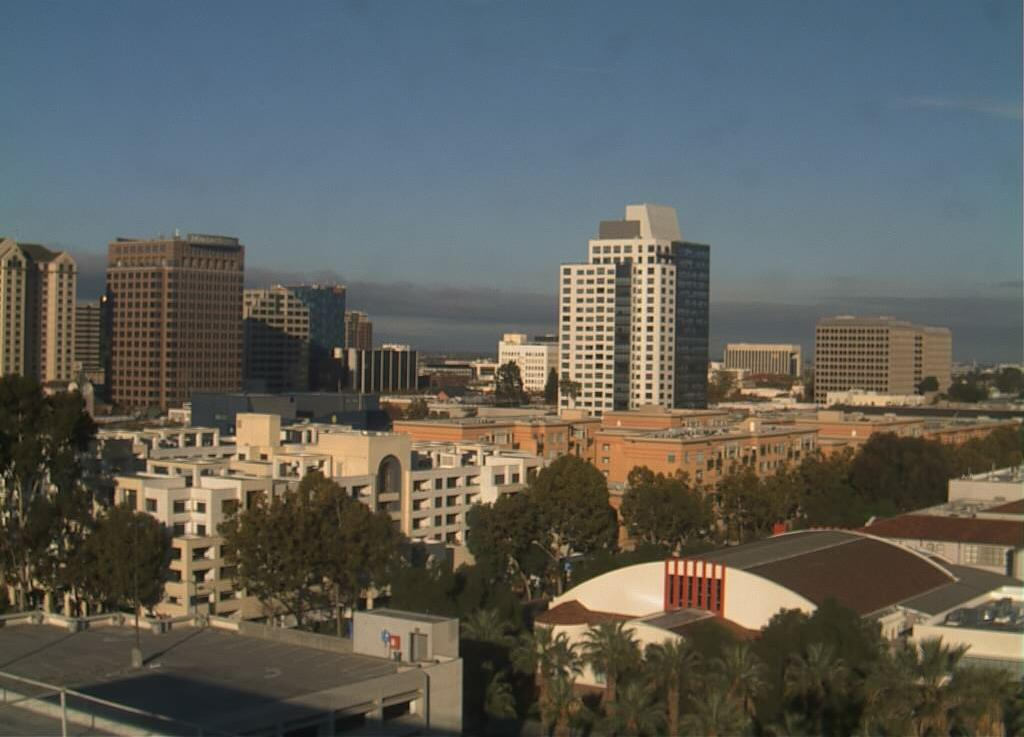
#> input picture JS13/images/training/day/20151101_155521.jpg, 1024 x 737 px; its folder holds only this picture in this run
$ jupyter execute --allow-errors Lab5.ipynb
#> lines starting #> are read from the running program, lines starting #| are printed output that depends on the picture
## Lab 5

Step 0 - Import Libraries

[cell 1]
# Import Required Libraries
from pathlib import Path
import matplotlib.image as mpimg
import matplotlib.pyplot as plt
import cv2
import random
import numpy as np
import pandas as pd

[cell 2]
from google.colab import drive
drive.mount('/content/drive')

Perform image data extraction, then define the image locations. In this example, the image folder is located in the same directory as the Python file.

[cell 3]
# Image directories
train_dir = "/content/drive/MyDrive/Machine Learning 2025/images/training"
test_dir = "/content/drive/MyDrive/Machine Learning 2025/images/test"

Step 1 - Load Data and Visualize

Create a function to compile a list of all image paths.

[cell 4]
def load_dataset(img_dir):
    p = Path(img_dir)
    dirs = p.glob('*')

    img_list = []

    for dir in dirs:
        label = str(dir).split('/')[-1]
        for file in dir.glob('*.jpg'):
            img = mpimg.imread(file)
#> img is the input picture: shape (737, 1024, 3); mean R, G, B 94.5, 95.4, 90.1

            if not img is None:
                img_list.append((img, label))

    return img_list

Load training images

[cell 5]
# Load training data
train_img = load_dataset(train_dir)
#> train_img = 2 items

Check one of the entries in the list. The list should contain tuples with two elements, namely the image data and the image label.

[cell 6]
# Check the first data
# It should be a tuple consist of arrays of image and image labels
train_img[0]

Check image size at random

[cell 7]
# Random size checking
pick_random = np.random.randint(0, len(train_img))
#> pick_random = 0

# Check img size
print(f'Image {pick_random}')
#| Image 0
print(train_img[pick_random][0].shape)
#| (737, 1024, 3)

Display images for visual inspection. Create a function to assist in visualizing images

[cell 8]
# Function to Visualize
def random_img_viz(img_list):
    rand_num = np.random.randint(0, len(img_list))

    img = img_list[rand_num][0]
    label = img_list[rand_num][1]
    label_str = 'day' if label == 1 else 'night'

    plt.imshow(img)
    print(f'Shape\t: {img.shape}')
    print(f'Label\t: {label}')

Visualize an image at random

[cell 9]
random_img_viz(train_img)
#> in random_img_viz, `rand_num = np.random.randint(0, len(img_list))`: rand_num = 1
#> in random_img_viz, `label = img_list[rand_num][1]`: label = 'night'
#| Shape	: (737, 1024, 3)
#| Label	: night

Step 3 - Data Preprocessing

At this stage, we will perform two primary processes, namely standardization of image size, and encoding of image labels.

Create the following function to standardize image size.

[cell 10]
def standarized_input(image):
    # resize to w: 1100, h:600
    std_img = cv2.resize(image, (1100,600))

    return std_img

Next, create a function for label encoding requirements.

[cell 11]
def label_encoder(label):
    # Encode the label
    # day as 1; night as 0
    num_val = 0

    if(label == 'day'):
        num_val = 1

    return num_val

Finally, create a function to perform both operations concurrently for all images in the list.

[cell 12]
def preprocess(img_list):
    std_img_list = []

    for item in img_list:
        image = item[0]
        label = item[1]

        # Standarized the image
        std_img = standarized_input(image)

        # Create the label
        img_label = label_encoder(label)

        std_img_list.append((std_img, img_label))

    return std_img_list

Perform data preprocessing on the training data.

[cell 13]
train_std_img_list = preprocess(train_img)
#> the loop in preprocess, `for item in img_list:` made 2 passes
#> (label, num_val in label_encoder, img_label) on passes 1 to 2: ('day', 1, 1), ('night', 0, 0)
#> pass 1, in standarized_input, `std_img = cv2.resize(image, (1100,600))`:
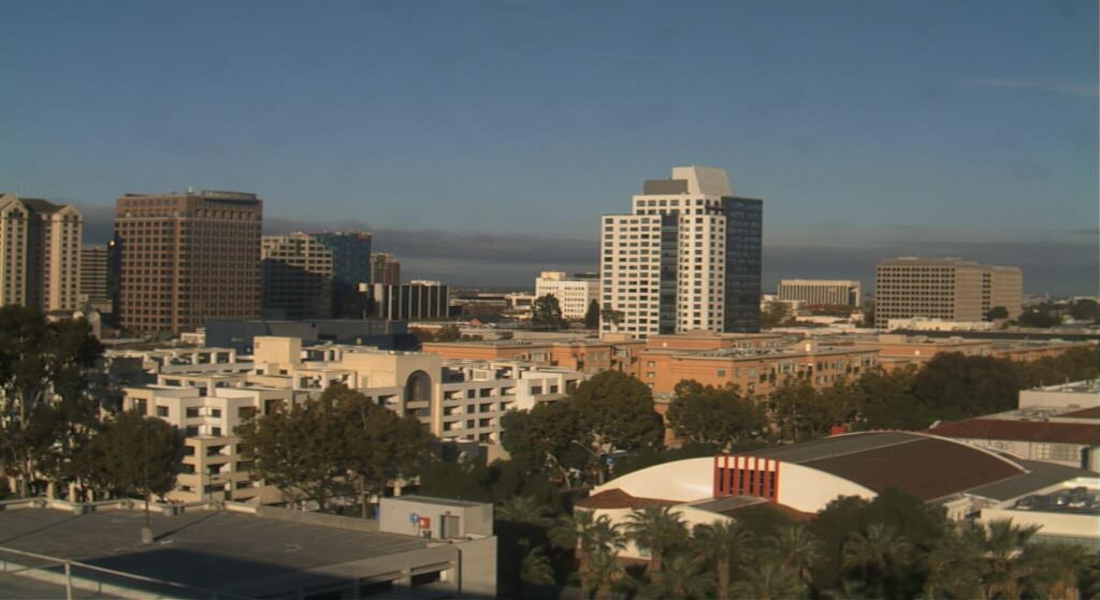
#> std_img: shape (600, 1100, 3); mean R, G, B 94.4, 95.3, 90
#> pass 2, in standarized_input (call 2), `std_img = cv2.resize(image, (1100,600))`:
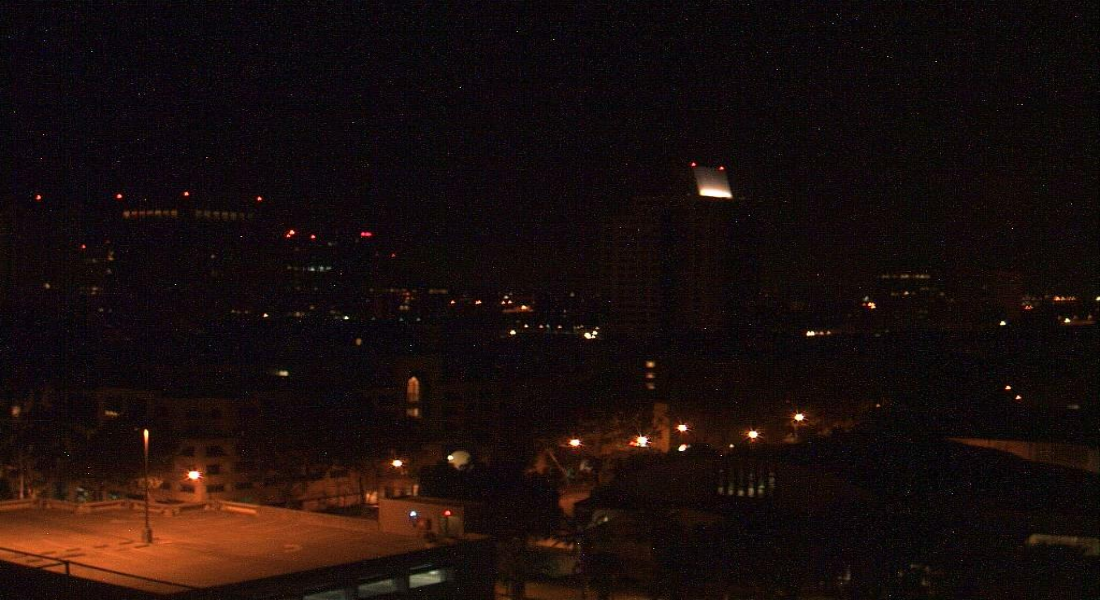
#> std_img: shape (600, 1100, 3); mean R, G, B 25.4, 13.5, 11.8
#> after the loop in preprocess, `for item in img_list:`: std_img_list = 2 items
#> train_std_img_list = 2 items

Perform random checks on image sizes.

[cell 14]
# Random size checking
pick_random = np.random.randint(0, len(train_std_img_list))
#> pick_random = 1

# Check img size
print(f'Image {pick_random}')
#| Image 1
print(train_std_img_list[pick_random][0].shape)
#| (600, 1100, 3)

WARNING! Note the dimensions (shape) of the image data. The shape attribute will display in the context of rows (height) x columns (width)

Perform visual inspection with the previously defined random_img_viz function on the preprocessed images.

The result will appear as the following image,

[cell 15]
random_img_viz(train_std_img_list)
#| Shape	: (600, 1100, 3)
#| Label	: 1

Step 4 - Feature Extraction

Create the following function to obtain the mean brightness value.

[cell 16]
# Get feature based on average brightness using HSV colorspace
def avg_brightness(image):
    # Convert image to HSV
    img_hsv = cv2.cvtColor(image, cv2.COLOR_RGB2HSV)

    # Calculate the avg of brightness
    sum_brightness = np.sum(img_hsv[:,:,2]) # take the 3rb value which is the V channel
    area = image.shape[0] * image.shape[1]
    avg = sum_brightness / area

    return avg

Perform a check on a random image. REMEMBER! Use an image that has undergone preprocessing!

[cell 17]
# Check on random image
rand_img = np.random.randint(0, len(train_std_img_list))
#> rand_img = 1

feature_img = train_std_img_list[rand_img][0]

avg_img = avg_brightness(feature_img)
#> in avg_brightness, `img_hsv = cv2.cvtColor(image, cv2.COLOR_RGB2HSV)`: img_hsv: shape (600, 1100, 3); mean H, S, V 81.1, 139.7, 25.6
#> in avg_brightness, `sum_brightness = np.sum(img_hsv[:,:,2])`: sum_brightness = 16926684
#> in avg_brightness, `avg = sum_brightness / area`: avg = 25.65
#> avg_img = 25.65

print(f'Image {rand_img}')
#| Image 1
print(f'Avg Brighness: {avg_img:.4f}')
#| Avg Brighness: 25.6465
plt.imshow(feature_img)

Step 5 - Classification using Threshold Method

At this stage, we will perform a simple classification process using a threshold value of the mean brightness that we define manually.

Create the following function,

[cell 18]
def predict_label(img, threshold):
    # Computer average brightness
    avg = avg_brightness(img)
    pred = 0

    # Predict the label based on user defined threshold
    if avg > threshold:
        pred = 1

    return pred

Perform a random prediction check on the training data

[cell 19]
# Test the classifier on train data
rand_img = np.random.randint(0, len(train_std_img_list))

pred = predict_label(train_std_img_list[rand_img][0], threshold=120)
#> pred = 0

# Evaluate
print(f'Image {rand_img}')
#| Image 1
print(f'Actual label: {train_std_img_list[rand_img][1]}')
#| Actual label: 0
print(f'Predicted label: {pred}')
#| Predicted label: 0
plt.imshow(train_std_img_list[rand_img][0])

Step 6 - Manual Evaluation

Next we will create a simple model evaluation function, namely by comparing correctly predicted labels across the dataset. Recall the concept of the confusion matrix.

Create the following function,

[cell 20]
def evaluate(img_list, threshold):
    miss_labels = []

    for file in img_list:
        # Get the ground truth / correct label
        img = file[0]
        label = file[1]

        # Get prediction
        pred_label = predict_label(img, threshold)

        # Compare ground truth and pred
        if pred_label != label:
            miss_labels.append((img, pred_label, label))

    total_img = len(img_list)
    corr_pred = total_img - len(miss_labels)
    accuracy = corr_pred / total_img

    print(f'Accuracy: {accuracy:.4f}')

Evaluate the training data using a threshold value of 120.

[cell 21]
# Evaluate on train data
evaluate(train_std_img_list, threshold=120)
#> the loop in evaluate, `for file in img_list:` made 2 passes
#> (label, pred in predict_label, pred_label) on passes 1 to 2: (1, 0, 0), (0, 0, 0)
#> after the loop in evaluate, `for file in img_list:`: miss_labels = 1 item
#> in evaluate, `total_img = len(img_list)`: total_img = 2
#> in evaluate, `corr_pred = total_img - len(miss_labels)`: corr_pred = 1
#> in evaluate, `accuracy = corr_pred / total_img`: accuracy = 0.5
#| Accuracy: 0.5000

## Classification with SVM

Alternative Step 4 - Constructing Feature Vectors.

The fundamental difference from the previous step 4 is that we will tabulate all mean brightness values across the dataset and store them in a table. In this context, we will create a table with feature and label columns.

Create the following function,

[cell 22]
# Create function to extract feature for every images and stored in tabular data
# Stored in Pandas dataframe
def extract_avg_bright_feature(img_list):
    avg_list = []
    labels = []

    for img in img_list:
        img_avg = avg_brightness(img[0]) # Get the avg brightness from image
        img_label = img[1] # Get the image label

        avg_list.append(img_avg)
        labels.append(img_label)

    # Stack data in columcular way
    data = np.column_stack((avg_list, labels))
    # Create a Pandas dataframe
    df = pd.DataFrame(data, columns=['AVG_BRIGHT', 'LABELS'])

    return df

Check the results on the training data,

[cell 23]
# Extract feature on train data
train_avg_img = extract_avg_bright_feature(train_std_img_list)
#> the loop in extract_avg_bright_feature, `for img in img_list:` made 2 passes
#> (sum_brightness in avg_brightness, area in avg_brightness, avg in avg_brightness, img_avg, img_label) on passes 1 to 2: (72565154, 660000, 109.9, 109.9, 1), (16926684, 660000, 25.65, 25.65, 0)
#> after the loop in extract_avg_bright_feature, `for img in img_list:`: avg_list = [109.9, 25.65]; labels = [1, 0]
#> in extract_avg_bright_feature, `data = np.column_stack((avg_list, labels))`: data = [[109.9, 1], [25.65, 0]]
#> in extract_avg_bright_feature, `df = pd.DataFrame(data, columns=['AVG_BRIGHT', 'LABELS'])`: df = table of 2 rows and 2 columns
#> train_avg_img = table of 2 rows and 2 columns
print(f'Shape: {train_avg_img.shape}')
#| Shape: (2, 2)
train_avg_img.head(10)
#> Out = table of 2 rows and 2 columns

Perform the same procedure on the test data

#> (a cell that did not finish here is left out)

Step 5 - Build SVM Model

Next, we will create an SVM model with an RBF kernel (default) using the scikit-learn library.

[cell 25]
# import requied library
from sklearn.svm import SVC

# Split data and label
X_train = train_avg_img.iloc[:,0].values.reshape(-1,1)
#> X_train = [109.9, 25.65]
y_train = train_avg_img.iloc[:,1]
#> (the rest of this cell did not finish here and is left out)
